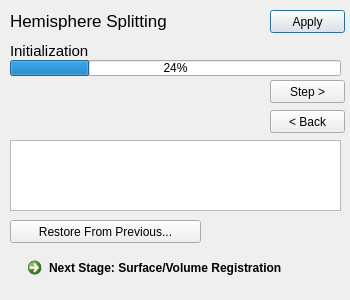
<?xml version="1.0" encoding="UTF-8"?>
<ui version="4.0">
 <class>SplitHemispheresDialog</class>
 <widget class="QDialog" name="SplitHemispheresDialog">
  <property name="geometry">
   <rect>
    <x>0</x>
    <y>0</y>
    <width>350</width>
    <height>300</height>
   </rect>
  </property>
  <property name="windowTitle">
   <string>Split Hemispheres</string>
  </property>
  <widget class="QLabel" name="label_5">
   <property name="geometry">
    <rect>
     <x>10</x>
     <y>10</y>
     <width>261</width>
     <height>21</height>
    </rect>
   </property>
   <property name="font">
    <font>
     <pointsize>13</pointsize>
    </font>
   </property>
   <property name="text">
    <string>Hemisphere Splitting</string>
   </property>
  </widget>
  <widget class="QPushButton" name="applyButton">
   <property name="geometry">
    <rect>
     <x>270</x>
     <y>10</y>
     <width>75</width>
     <height>23</height>
    </rect>
   </property>
   <property name="text">
    <string>Apply</string>
   </property>
  </widget>
  <widget class="QPushButton" name="previousStepButton">
   <property name="geometry">
    <rect>
     <x>270</x>
     <y>110</y>
     <width>75</width>
     <height>23</height>
    </rect>
   </property>
   <property name="text">
    <string>&lt; Back</string>
   </property>
  </widget>
  <widget class="QProgressBar" name="progressBar">
   <property name="geometry">
    <rect>
     <x>10</x>
     <y>60</y>
     <width>331</width>
     <height>16</height>
    </rect>
   </property>
   <property name="value">
    <number>24</number>
   </property>
  </widget>
  <widget class="QCommandLinkButton" name="nextTool">
   <property name="enabled">
    <bool>true</bool>
   </property>
   <property name="geometry">
    <rect>
     <x>20</x>
     <y>250</y>
     <width>321</width>
     <height>40</height>
    </rect>
   </property>
   <property name="text">
    <string>Next Stage: Surface/Volume Registration</string>
   </property>
  </widget>
  <widget class="QLabel" name="stepNameText">
   <property name="geometry">
    <rect>
     <x>10</x>
     <y>40</y>
     <width>291</width>
     <height>21</height>
    </rect>
   </property>
   <property name="font">
    <font>
     <pointsize>11</pointsize>
    </font>
   </property>
   <property name="text">
    <string>Initialization</string>
   </property>
  </widget>
  <widget class="QPushButton" name="runStepButton">
   <property name="geometry">
    <rect>
     <x>270</x>
     <y>80</y>
     <width>75</width>
     <height>23</height>
    </rect>
   </property>
   <property name="text">
    <string>Step &gt;</string>
   </property>
  </widget>
  <widget class="QPushButton" name="restoreFromPreviousSessionButton">
   <property name="geometry">
    <rect>
     <x>10</x>
     <y>220</y>
     <width>191</width>
     <height>23</height>
    </rect>
   </property>
   <property name="text">
    <string>Restore From Previous...</string>
   </property>
  </widget>
  <widget class="QTextEdit" name="statusBoxTextEdit">
   <property name="geometry">
    <rect>
     <x>10</x>
     <y>140</y>
     <width>331</width>
     <height>71</height>
    </rect>
   </property>
   <property name="readOnly">
    <bool>true</bool>
   </property>
  </widget>
 </widget>
 <resources/>
 <connections/>
</ui>
